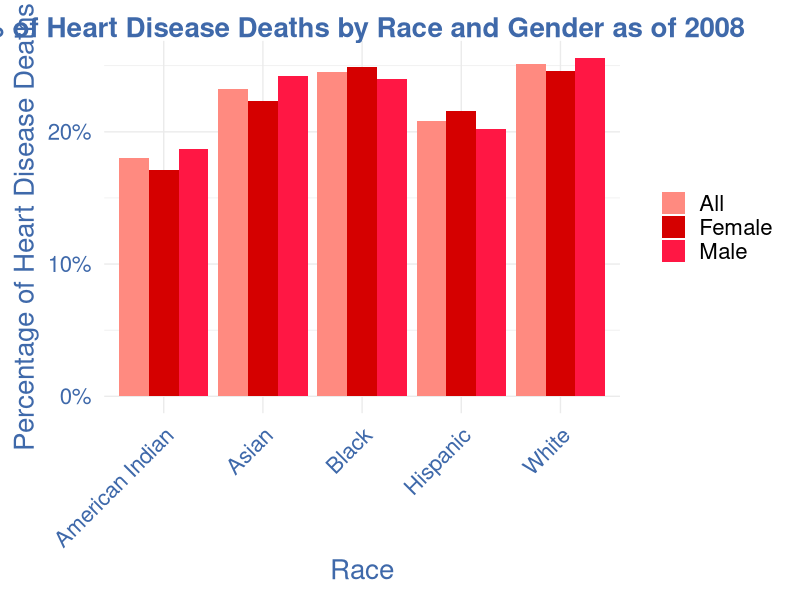

The R source for this figure:
#Install Packages
list.of.packages <- c("ggplot2", "ggthemes")
new.packages <- list.of.packages[!(list.of.packages %in% installed.packages()[,"Package"])]
if(length(new.packages)) install.packages(new.packages)
lapply(list.of.packages, require, character.only = TRUE)

## theme

# https://material.io/design/color/the-color-system.html#tools-for-picking-colors
pal_heart <- c("#FF8A80", "#D50000", "#FF1744",  "#FF5252", "#B71C1C","#7f0000")
blue_heart <- "#3F69AA"

############# color pieces!
scale_fill_heart <- function(){
  
  structure(list(
    scale_fill_manual(values=pal_heart)
  ))
}

scale_color_discrete_heart <- function(){
  
  structure(list(
    scale_color_manual(values=pal_heart)
  ))
}

scale_color_continuous_heart <- function(){
  
  structure(list(
    scale_color_gradientn(colours = pal_heart)
  ))
}
##################################

theme_heart <- function(base_size = 20, base_family = "Helvetica",
                        base_line_size = base_size / 42,
                        base_rect_size = base_size / 42) {
  # Starts with theme_bw and remove most parts
  theme_bw(
    base_size = base_size,
    base_family = base_family,
    base_line_size = base_line_size,
    base_rect_size = base_rect_size
  ) %+replace%
    theme(
      axis.ticks      = element_blank(),
      axis.text       = element_text(size = 16,color=blue_heart),
      axis.title = element_text(color = blue_heart),
      legend.background = element_blank(),
      legend.key        = element_blank(),
      legend.title = element_blank(),
      panel.background   = element_blank(),
      panel.border      = element_blank(),
      strip.background  = element_blank(),
      plot.title = element_text(color = blue_heart, face = "bold"),
      plot.background   = element_blank(),
      
      complete = TRUE
    )
}

# set working directory
setwd("C:/Users/ljvan/OneDrive/Documents/MSPA/MSDS 455/Heart Disease Group Project/")

data <- read.table(file="Heart Disease Deaths by Race and Gender.csv",sep=",",stringsAsFactors=FALSE,header=TRUE,quote="'")

plot_data <- reshape(data,
                     varying = c("All", "Female" , "Male"),
                     v.names = "Percent",
                     idvar = "Race",
                     times = c("All", "Female" , "Male"),
                     direction="long")


#plot_data <- reshape(data,
#                     varying = c("total", "age_18_34" , "age_35_44" , "age_45_54" , "age_55_64" , "age_65_plus"),
#                     v.names = "Percent",
#                     idvar = "factor",
#                     times = c("total", "age_18_34" , "age_35_44" , "age_45_54" , "age_55_64" , "age_65_plus"),
#                     direction="long")

rownames(plot_data) <- NULL

plot_data$time <- factor(plot_data$time , labels=c('All','Female','Male'))


#Function to make the title wrap since it's so long
#wrapper <- function(x, ...) 
#{
#  paste(strwrap(x, ...), collapse = "\n")
#}

png(file = "slide_4_HD Deaths by Race and Gender.png",width = 1000, height = 1000)
ggplot_object <- ggplot(data=plot_data,
                        aes(x=Race, y=Percent)) +
  geom_bar(aes(fill = time), position = "dodge", stat="identity") +
  theme_heart() +
  scale_fill_heart() +
  ggtitle("% of Heart Disease Deaths by Race and Gender as of 2008") +  
  xlab("Race") + 
  ylab("Percentage of Heart Disease Deaths") +
  scale_y_continuous(labels = scales::percent_format(accuracy = 1)) +
  theme(axis.text.x = element_text(angle = 45, hjust = 1))
print(ggplot_object)
dev.off()
